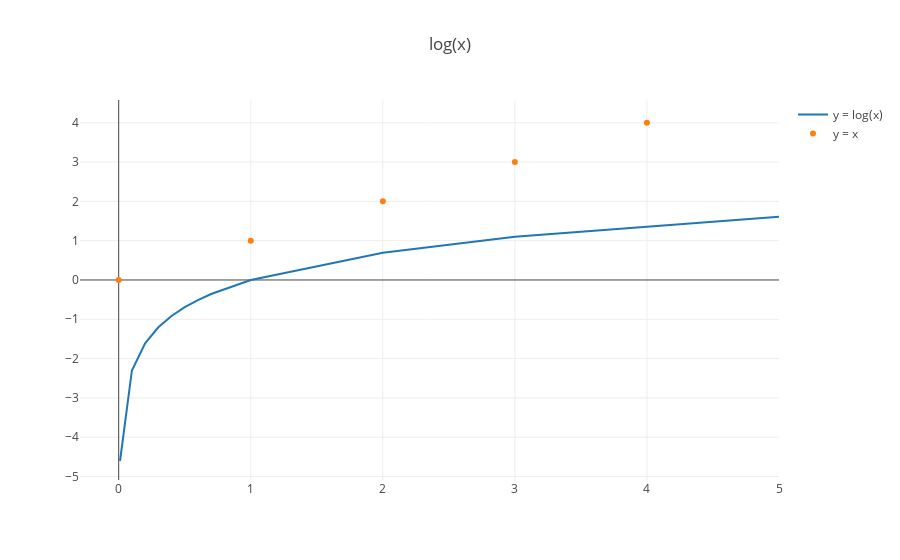

Notebook source saved alongside this figure:
### Markdown cell above
And we plot the log like so:

### Code cell
x_values = [.01, .1, .2, .3, .4, .5, .6, .7, 1, 2, 3, 5]
log_values = np.log(x_values)
log_trace = trace_values(x_values, log_values, mode = 'lines', name = 'y = log(x)')
x_is_y = trace_values(list(range(0, 5)), list(range(0, 5)), name = 'y = x')
plot([log_trace, x_is_y], layout = {'title': 'log(x)', })

### Figure 1 — Plotly figure (JSON) as saved in the notebook; plotly's stock layout.template omitted (floating-point values rounded to 4 significant figures)
{"data": [{"mode": "lines", "name": "y = log(x)", "text": [], "type": "scatter", "uid": "9680cef1-4aa7-4093-829a-293f8ab96ede", "x": [0.01, 0.1, 0.2, 0.3, 0.4, 0.5, 0.6, 0.7, 1, 2, 3, 5], "y": [-4.605, -2.303, -1.609, -1.204, -0.9163, -0.6931, -0.5108, -0.3567, 0, 0.6931, 1.099, 1.609]}, {"mode": "markers", "name": "y = x", "text": [], "type": "scatter", "uid": "2bfba421-e2b9-4165-8ac9-efbb095906f6", "x": [0, 1, 2, 3, 4], "y": [0, 1, 2, 3, 4]}], "layout": {"autosize": true, "title": {"text": "log(x)"}, "xaxis": {"autorange": true, "range": [-0.3135, 5], "type": "linear"}, "yaxis": {"autorange": true, "range": [-5.091, 4.62], "type": "linear"}}}
